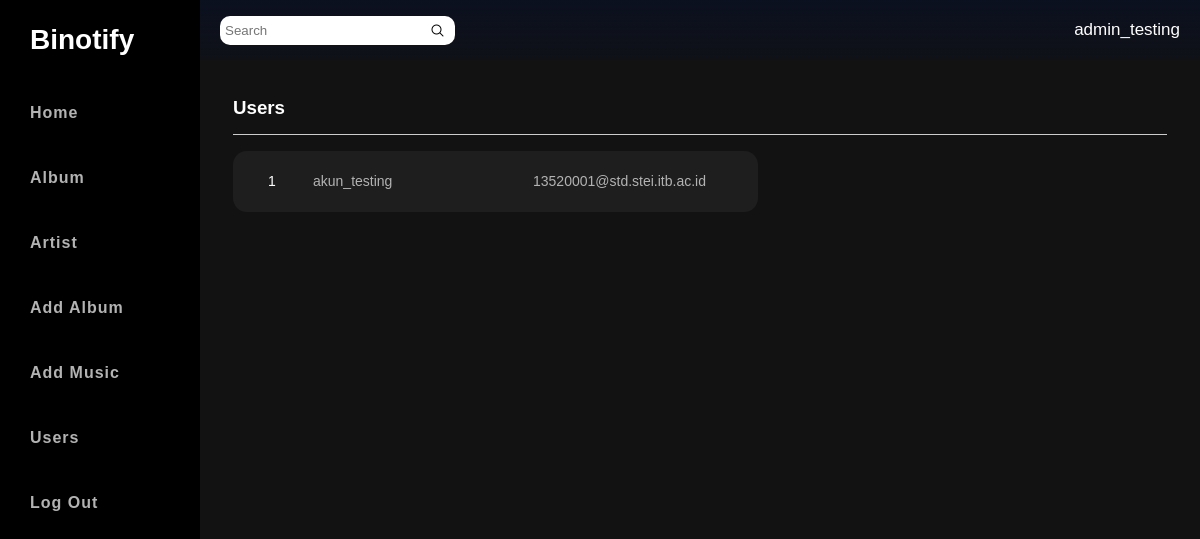
Page /users.php (signed in) on the committed database.
### tables this page shows
CREATE TABLE `user` (
  `user_id` int NOT NULL,
  `email` varchar(256) NOT NULL,
  `password` varchar(256) NOT NULL,
  `username` varchar(256) NOT NULL,
  `isAdmin` tinyint NOT NULL DEFAULT '0'
);

### users.php (the view, shortened to what this page needs)
<!DOCTYPE html>
<html lang="en">
    <head>
        <link rel="stylesheet" href="styles/index.css">
        <link rel="stylesheet" href="styles/users.css">
    </head>
    <body>
        <div class="container">
            <div class="sidebar">
                <?php include 'side.php'; ?>
            </div>
            <div class="navbar">
                <?php include 'navbar.php'?>
            </div>
            <div class="main">
                <h3>Users</h3>
                <hr>
                <?php
                    include_once "utilities.php";
                    include "db.php";
                    $query = "SELECT * FROM user WHERE isAdmin = 0";
                    $users = mysqli_query($conn, $query);
                    if (mysqli_num_rows($users) > 0) {
                        while ($u = mysqli_fetch_array($users)) {
                            echo list_user($u['user_id'], $u['username'], $u['email']);
                        }
                    } else {
                        ?> <p>Usersis empty</p> <?php
                    }
                ?>
            </div>
        </div>
    </body>
</html>

### utilities.php (shortened to what this page needs)
<?php
function list_user($user_id, $username, $email) {
    $html =  <<< EOT
    <div class = "container-flex-list">
        <div class="flex-list-item-1">
            {$user_id}
        </div>
        <div class="flex-list-item-2">{$username}</div>
        <div class="flex-list-item-3">{$email}</div>
    </div>
    EOT;
    return $html;
}
?>

### styles/index.css (style rules this page uses)
body { text-decoration: none; background-color: #121212 !important; font-family: 'Nunito Sans', 'Montserrat', sans-serif; }
.container { display: grid; grid-template-columns: 200px auto; grid-template-rows: 60px 100%; grid-template-areas: "sidebar navbar" "sidebar main"; }
.main { display: flex; flex-direction: column; row-gap: 15px; }
.sidebar { grid-area: sidebar; }
.navbar { grid-area: navbar; }
.main { grid-area: main; margin: 10px 25px; color: white; font-family: 'Montserrat', sans-serif; overflow: hidden; }

### styles/users.css (style rules this page uses)
hr { display: block; height: 1px; border: 0; border-top: 1px solid #ccc; margin: 0 0; ; }
h3 { margin-bottom: 0px; }
.container-flex-list { display: flex ; background-color: rgba(255,255,255,0.05); border-radius: 14px; max-width: 500px; padding-left: 25px; color: white; font-size: 14px; transition-duration:0.4s ; }
.container-flex-list > div { margin:10px ; transition: 0.3s; }
.flex-list-item-1 { min-width: 25px; padding: 12.5px 0px; column-gap: 20px; }
.flex-list-item-2 { min-width: 200px; padding: 12.5px 0px; color: #b3b3b3; }
.flex-list-item-3 { min-width: 200px; padding: 12.5px 0px; color: #b3b3b3; }

### rows in the picture
user: user_id "1", username "akun_testing", email "13520001@std.stei.itb.ac.id"

### other values in the picture
$username "admin_testing"
